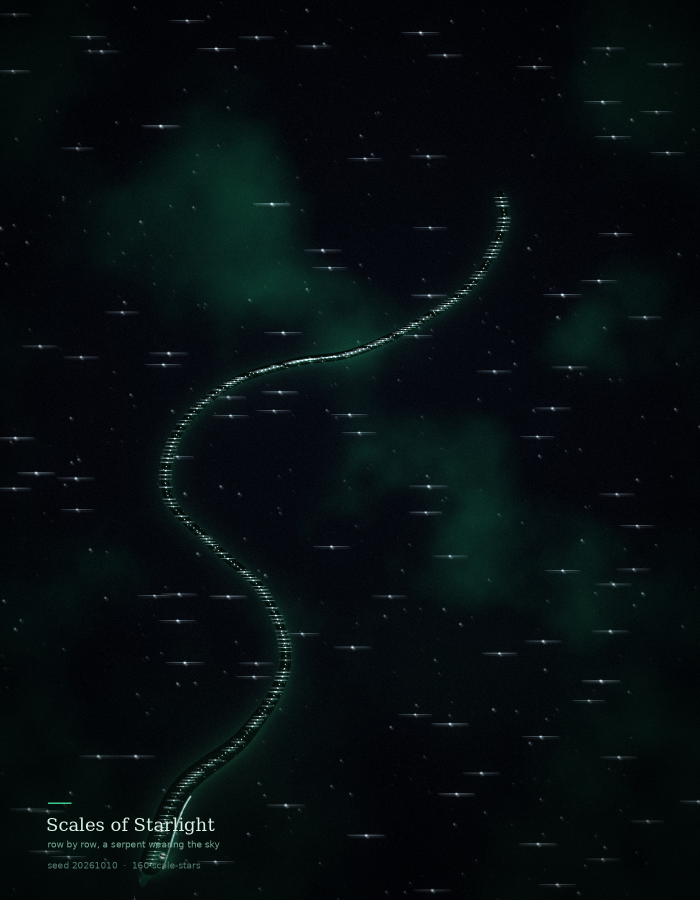
#> input picture scales-of-starlight.png, 1400 x 1800 px, found by its file name (shown at 1/2 size)
$ python probe_raw.py
#> lines starting #> are read from the running program, lines starting #| are printed output that depends on the picture
"""Probe 4: what is in the (585,725) plateau? The profile shows a long run of '#'
with tiny '+' valleys. If the 'cores' array has distinct maxima but the composited
'out' has a plateau, the difference is in the compose (sky/haze/ink/bloom terms),
not in core placement. Print both the composited profile AND a synthetic 'no glow,
no sky' profile (just cores + ink) for comparison.
"""
import numpy as np
from PIL import Image

im = np.asarray(Image.open("/home/adora/narusya-play/scales-of-starlight.png").convert("RGB")).astype(np.float32) / 255
H, W, _ = im.shape
#> H = 1800; W = 1400
lum = im @ np.array([0.299, 0.587, 0.114])

x0, y0 = 585, 725
strip = lum[y0 - 12:y0 + 12, x0 - 110:x0 + 110]
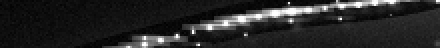
#> strip: shape (24, 220) float64 (shown 2 times larger); min 0.0023, max 1, mean 0.152
rowmax = strip.max(axis=0)
#> rowmax = 220 values, max 1 at index 72, min 0.0657 at index 5, mean 0.574

# Show the raw values around the deepest valley
peaks = [i for i in range(1, len(rowmax) - 1)
         if rowmax[i] >= rowmax[i - 1] and rowmax[i] >= rowmax[i + 1] and rowmax[i] > 0.5]
#> peaks = 36 values from 64 to 218
print(f"{len(peaks)} peaks in 220px window at (585,725)")
#| 36 peaks in 220px window at (585,725)
# print every 5th value so we can see the shape
vals = [f"{v:.2f}" for v in rowmax[::5]]
#> vals = 44 items, first 6: '0.08', '0.07', '0.09', '0.09', '0.08', '0.09'
print(" ".join(vals))
#| 0.08 0.07 0.09 0.09 0.08 0.09 0.09 0.10 0.10 0.11 0.11 0.28 0.42 0.64 0.57 0.55 1.00 0.44 0.35 0.39 0.54 1.00 0.78 0.77 1.00 0.85 0.96 0.93 0.87 1.00 0.96 0.96 0.63 0.59 1.00 0.82 0.99 0.86 0.78 1.00 0.47 0.42 0.18 0.25
